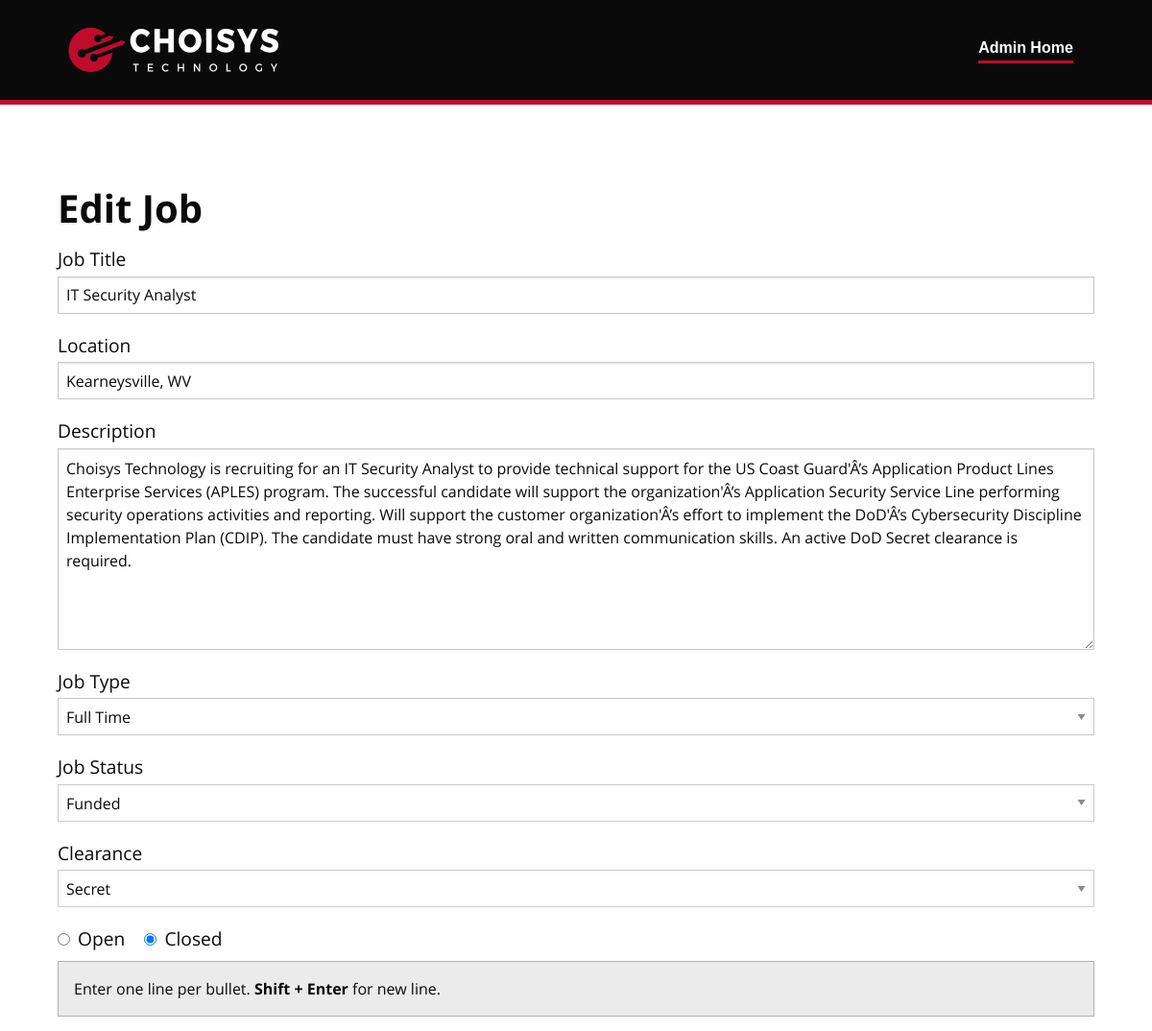
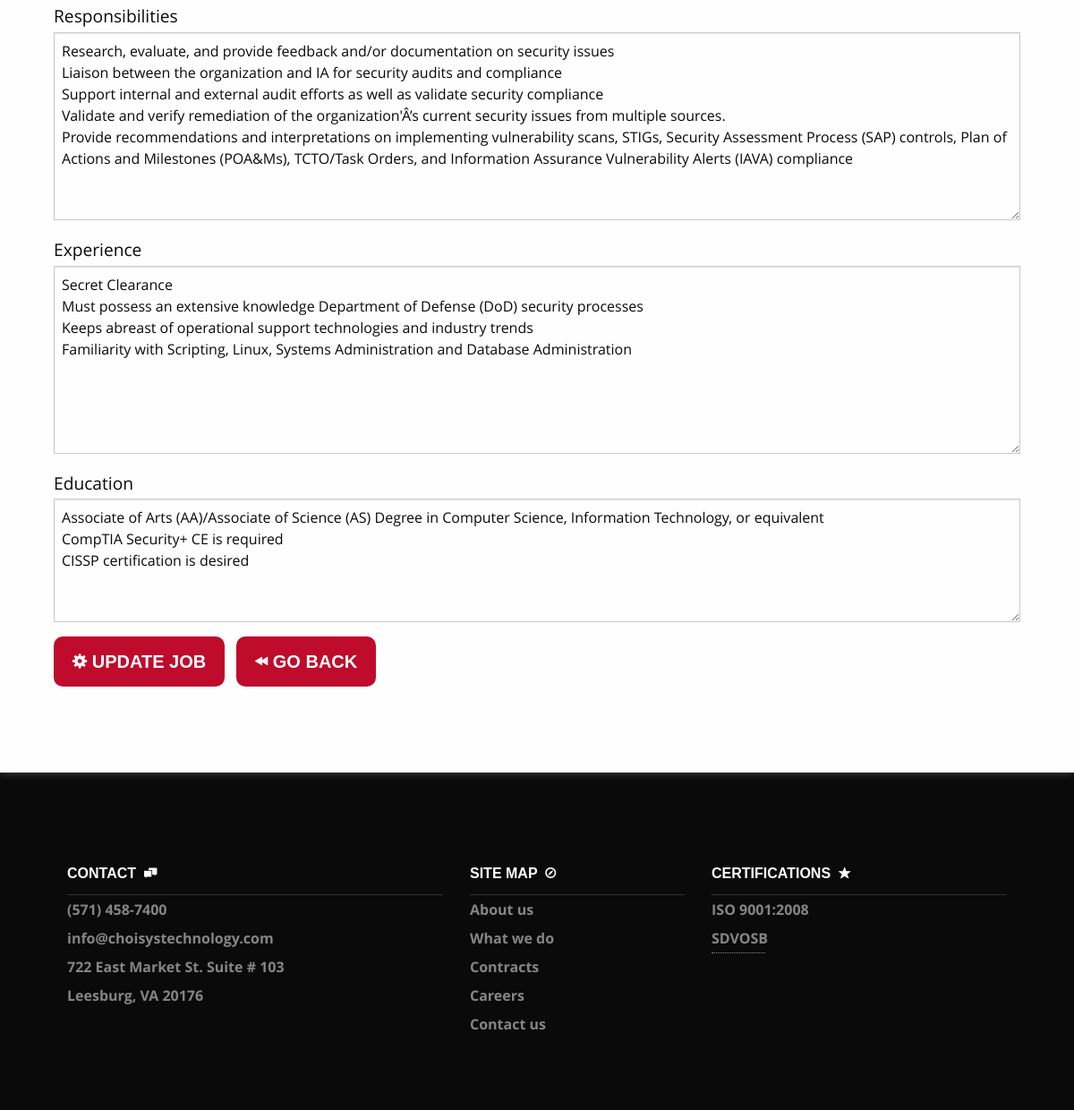
Page /src/html/admin/edit-job.php?jobid=00003 on the committed database (2 pictures, top to bottom).
### tables this page shows
CREATE TABLE `jobreqs` (
  `ID` int(5) UNSIGNED ZEROFILL NOT NULL,
  `TITLE` varchar(50)  NOT NULL,
  `LOCATION` varchar(50)  NOT NULL,
  `JOB_TYPE` enum('Part Time','Full Time')  NOT NULL,
  `JOB_STATUS` enum('Contingent','Funded')  NOT NULL,
  `CLEARANCE` enum('None','Public Trust','Secret','Top Secret')  NOT NULL,
  `DESCRIPTION` mediumtext  NOT NULL,
  `RESPONSIBILITY` mediumtext  NOT NULL,
  `EXPERIENCE` mediumtext  NOT NULL,
  `EDUCATION` mediumtext  NOT NULL,
  `DATE_CREATED` timestamp NOT NULL DEFAULT CURRENT_TIMESTAMP,
  `DATE_FILLED` date DEFAULT NULL
);

### src/private/functions.php (called while the page is built, shortened)
<?php
	function find_job_by_id($job_id) {
		global $connection;
		$safe_job_id = mysqli_real_escape_string($connection, $job_id);
		$query  = "SELECT * ";
		$query .= "FROM jobreqs ";
		$query .= "WHERE id = {$safe_job_id} ";
		$job_set = mysqli_query($connection, $query);
		if($job = mysqli_fetch_assoc($job_set)) {
			return $job;
		} else {
			return null;
		}
	}
?>

### src/html/admin/edit-job.php (the view, shortened to what this page needs)
<?php
  include('../../private/functions.php');
  $jobid = $_GET['jobid'];
  $urlsafe_jobid = urlencode($jobid);
  if($_SERVER['REQUEST_METHOD'] === 'GET') {
      if(isset($jobid) && is_numeric($jobid)) {
        $job = find_job_by_id($jobid);
        $htmlsafe_title = htmlentities($job['TITLE']);
        $htmlsafe_description = htmlentities($job['DESCRIPTION']);
        $htmlsafe_location = htmlentities($job['LOCATION']);
        $htmlsafe_jobstatus = htmlentities($job['JOB_STATUS']);
        $htmlsafe_jobtype = htmlentities($job['JOB_TYPE']);
        $htmlsafe_filled = htmlentities($job['DATE_FILLED']);
        $htmlsafe_clearance = htmlentities($job['CLEARANCE']);
        $htmlsafe_responsibility = htmlentities($job['RESPONSIBILITY']);
        $htmlsafe_education = htmlentities($job['EDUCATION']);
        $htmlsafe_experience = htmlentities($job['EXPERIENCE']);
      } else {
        $_SESSION['message'] = "The job you attempted to update has an invalid job id";
        echo "<script>window.location=\"/admin/\"</script>";
      }
  } else if ($_SERVER['REQUEST_METHOD'] === 'POST') {
    if(isset($_SESSION['last-edit'])) {
      echo "<script>window.location=\"/admin/details-job.php?jobid={$urlsafe_jobid}\"</script>";
    } else {
      $errors = array();
      $htmlsafe_filled = $_POST['filled'];
      if($htmlsafe_filled === 'true') {
        $htmlsafe_filled = date("Y-m-d h:i:s");
      } else {
        $htmlsafe_filled = NULL;
      }
      $urlsafe_jobid = urlencode($_POST['jobid']);
      $htmlsafe_jobid = $_POST['jobid'];
      $htmlsafe_title = $_POST['title'];
      $htmlsafe_description = $_POST['description'];
      $htmlsafe_location = $_POST['location'];
      $htmlsafe_jobstatus = $_POST['jobstatus'];
      $htmlsafe_jobtype = $_POST['jobtype'];
      $htmlsafe_clearance = $_POST['clearance'];
      $htmlsafe_responsibility = $_POST['responsibility'];
      $htmlsafe_education = $_POST['education'];
      $htmlsafe_experience = $_POST['experience'];
      if ($htmlsafe_title === "") {
        $errors['errTitleEmpty'] = "Title must not be blank";
      } else if (strlen($htmlsafe_title) < 5) {
        $errors['errTitleShort'] = "Title must be at least 5 characters";
      } else if (strlen($htmlsafe_title) > 50) {
        $errors['errTitleLong'] = "Title must be less than 50 characters"; }
      if ($htmlsafe_description === "") {
        $errors['errDescEmpty'] = "Description must not be blank";
      } else if (strlen($htmlsafe_description) < 50) {
        $errors['errDescShort'] = "Description must be at least 50 characters";
      } else if (strlen($htmlsafe_description) > 2000) {
        $errors['errDescLong'] = "Description must be less than 2000 characters"; }
      if ($htmlsafe_location === "") {
        $errors['errLocEmpty'] = "Location must not be blank";
      } else if (strlen($htmlsafe_location) < 10) {
        $errors['errLocShort'] = "Location must be at least 10 characters";
      } else if (strlen($htmlsafe_location) > 50) {
        $errors['errLocLong'] = "Location must be less than 50 characters"; }
      if ($htmlsafe_responsibility === "") {
        $errors['errResEmpty'] = "Responsibilities must not be blank";
      } else if (strlen($htmlsafe_responsibility) < 50) {
        $errors['errResShort'] = "Responsibilities must be at least 50 characters";
      } else if (strlen($htmlsafe_responsibility) > 2000) {
        $errors['errResLong'] = "Responsibilities must be less than 2000 characters"; }
      if ($htmlsafe_experience === "") {
        $errors['errExpEmpty'] = "Experience must not be blank";
      } else if (strlen($htmlsafe_experience) < 50) {
        $errors['errExpShort'] = "Experience must be at least 50 characters";
      } else if (strlen($htmlsafe_education) > 2000) {
        $errors['errEduLong'] = "Education must be less than 2000 characters"; }
      if ($htmlsafe_education === "") {
        $errors['errEduEmpty'] = "Education must not be blank";
      } else if (strlen($htmlsafe_education) < 50) {
        $errors['errEduShort'] = "Education must be at least 50 characters";
      } else if (strlen($htmlsafe_experience) > 2000) {
        $errors['errExpLong'] = "Experience must be less than 2000 characters"; }
      if(count($errors) !== 0) {
        if(isset($errors['errTitleEmpty']) or isset($errors['errTitleShort']) or isset($errors['errTitleLong'])) { $errTitle = "error";}
        if(isset($errors['errDescEmpty']) or isset($errors['errDescShort']) or isset($errors['errDescLong'])) { $errDesc = "error";}
        if(isset($errors['errLocEmpty']) or isset($errors['errLocShort']) or isset($errors['errLocLong'])) { $errLoc = "error";}
        if(isset($errors['errResEmpty']) or isset($errors['errResShort']) or isset($errors['errResLong'])) { $errRes = "error";}
        if(isset($errors['errExpEmpty']) or isset($errors['errExpShort']) or isset($errors['errExpLong'])) { $errExp = "error";}
        if(isset($errors['errEduEmpty']) or isset($errors['errEduShort']) or isset($errors['errEduLong'])) { $errEdu = "error";}
        $_SESSION['message'] = "There are errors on the form: <br>";
      } else {
        $string = uniqid();
        $_SESSION['last-edit'] = md5($string);
        update_job_by_id($htmlsafe_jobid, $htmlsafe_title, $htmlsafe_description, $htmlsafe_location, $htmlsafe_jobstatus,
            $htmlsafe_jobtype, $htmlsafe_clearance, $htmlsafe_responsibility, $htmlsafe_education, $htmlsafe_experience, $htmlsafe_filled);
        $_SESSION['message'] = "Successfully updated record<br>";
        echo "<script>window.location=\"/admin/details-job.php?jobid={$urlsafe_jobid}\"</script>";
      }
    }
  } else {
    echo "<script>window.location=\"/admin/\"</script>";
  }
  include('../../private/header.php');
?>
    <main>
      <div class="wrap">
        <h1>Edit Job</h1>
        <form method="post">
          <label for="title">Job Title</label>
          <input type="text" name="title" id="title" value="<?php echo $htmlsafe_title; ?>"<?php if(isset($errTitle)) { echo " class=\"is-invalid-input\"";}?>>
          <label for="location">Location</label>
          <input type="text" name="location" id="location" value="<?php echo $htmlsafe_location; ?>"<?php if(isset($errLoc)) { echo " class=\"is-invalid-input\"";}?>>
          <label for="description">Description</label>
          <textarea name="description" id="description" rows="8" maxlength="2000"<?php if(isset($errDesc)) { echo " class=\"is-invalid-input\"";}?>><?php echo $htmlsafe_description; ?></textarea>
          <label for="jobtype">Job Type</label>
          <select name="jobtype" id="jobtype">
            <option value="Full Time"<?php if($htmlsafe_jobtype === "Full Time") { echo " selected"; }?>>Full Time</option>
          </select>
          <label for="jobstatus">Job Status</label>
          <select name="jobstatus" id="jobstatus">
            <option value="Funded"<?php if($htmlsafe_jobstatus === "Funded") { echo " selected"; }?>>Funded</option>
          </select>
          <label for="clearance">Clearance</label>
          <select name="clearance" id="clearance">
            <option value="Secret"<?php if($htmlsafe_clearance === "Secret") { echo " selected"; }?>>Secret</option>
          </select>
          <fieldset>
            <input type="radio" id="notfilled" name="filled" value="false"<?php if($htmlsafe_filled === "") { echo " checked"; } ?>><label for="notfilled">Open</label>
            <input type="radio" id="filled" name="filled" value="true"<?php if($htmlsafe_filled !== "") { echo " checked"; } ?>><label for="filled">Closed </label>
          </fieldset>
          <div class="callout secondary">Enter one line per bullet. <strong>Shift + Enter</strong> for new line.</div>
          <label for="responsibility">Responsibilities</label>
          <textarea name="responsibility" id="responsibility" rows="8" maxlength="2000"<?php if(isset($errRes)) { echo " class=\"is-invalid-input\"";}?>><?php echo $htmlsafe_responsibility; ?></textarea>
          <label for="experience">Experience</label>
          <textarea name="experience" id="experience" rows="8" maxlength="2000"<?php if(isset($errExp)) { echo " class=\"is-invalid-input\"";}?>><?php echo $htmlsafe_experience; ?></textarea>
          <label for="education">Education</label>
          <textarea name="education" id="education" rows="5" maxlength="2000"<?php if(isset($errEdu)) { echo " class=\"is-invalid-input\"";}?>><?php echo $htmlsafe_education; ?></textarea>
          <button class="primary large button" type="submit" name="submit" id="submit"><i class="fi-widget"></i> Update Job</button> &nbsp;
          <a class="primary large button" href="/admin/"><i class="fi-rewind"></i> Go Back</a>
        </form>
      </div>
    </main>
<?php
     include('../../private/footer.php');
?>

### rows in the picture
jobreqs: title "IT Security Analyst", location "Kearneysville, WV", description "Choisys Technology is recruiting for an IT Security Analyst to provide technical support for the US Coast Guard'Â’s Application Product Lines Enterprise Services (APLES) program. The successful candidate will support the organization'Â’s Application Security Service Line performing security operations activities and reporting. Will support the customer organization'Â’s effort to implement the DoD'Â’s Cybersecurity Discipline Implementation Plan (CDIP). The candidate must have strong oral and written communication skills. An active DoD Secret clearance is required.", jobtype "Full Time", jobstatus "Funded", clearance "Secret", DATE_FILLED "☐ Open", DATE_FILLED "☑ Closed", responsibility "Research, evaluate, and provide feedback and/or documentation on security issues Liaison between the organization and IA for security audits and compliance Support internal and external audit efforts as well as validate security compliance Validate and verify remediation of the organization'Â’s current security issues from multiple sources. Provide recommendations and interpretations on implementing vulnerability scans, STIGs, Security Assessment Process (SAP) controls, Plan of Actions and Milestones (POA&Ms), TCTO/Task Orders, and Information Assurance Vulnerability Alerts (IAVA) compliance", experience "Secret Clearance Must possess an extensive knowledge Department of Defense (DoD) security processes Keeps abreast of operational support technologies and industry trends Familiarity with Scripting, Linux, Systems Administration and Database Administration", education "Associate of Arts (AA)/Associate of Science (AS) Degree in Computer Science, Information Technology, or equivalent CompTIA Security+ CE is required CISSP certification is desired"
